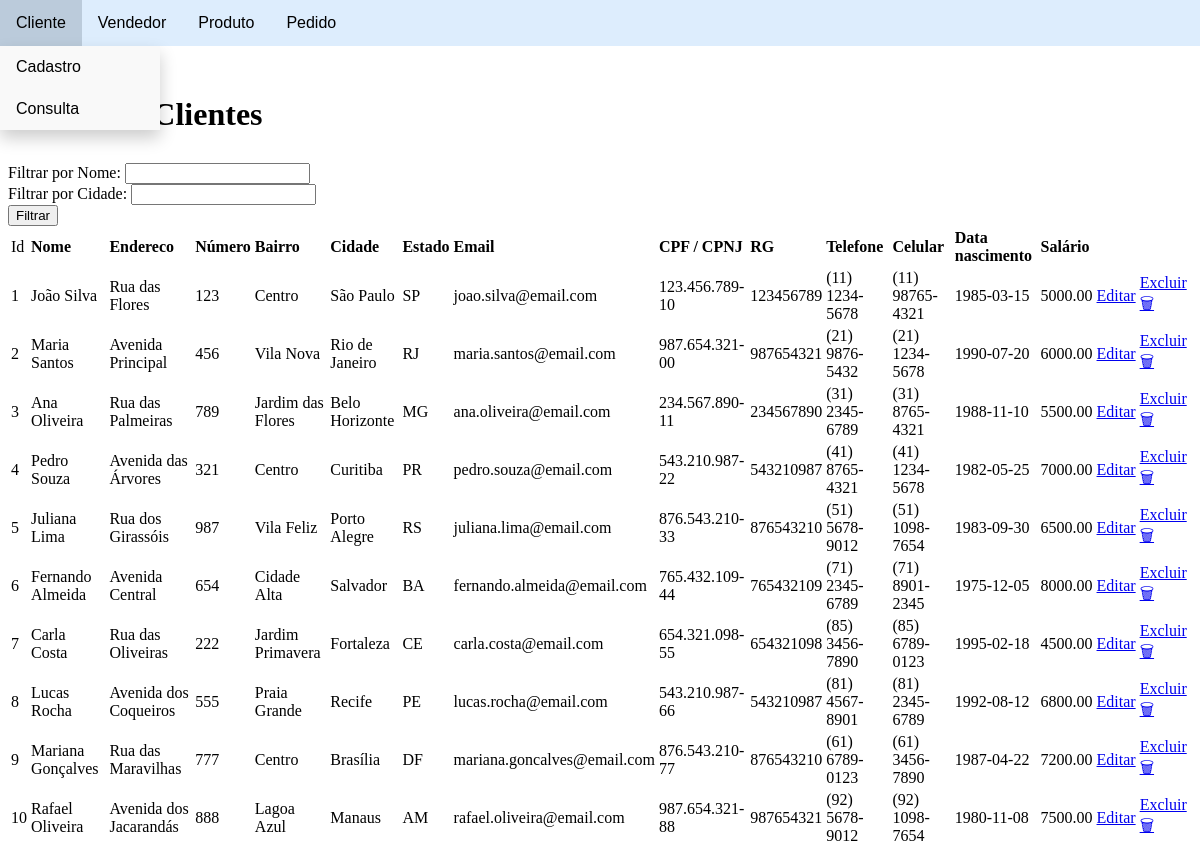
/cliente/consultarCliente.php, run on the app's committed database.
### tables this page shows
CREATE TABLE tb_cliente(
    id INTEGER AUTO_INCREMENT PRIMARY KEY,
    nome VARCHAR(100),
    endereco VARCHAR(100),
    numero VARCHAR(10),
    bairro VARCHAR(100),
    cidade VARCHAR(100),
    estado CHAR(2),
    email VARCHAR(100),
    cpf_cnpj VARCHAR(14),
    rg VARCHAR(9),
    telefone VARCHAR(15),
    celular VARCHAR(15),
    data_nasc DATE,
    salario NUMERIC(12,2)
) engine INNODB;

### cliente/consultarCliente.php (the view, shortened to what this page needs)
<!DOCTYPE html>
<html lang="pt-BR">
<head>
</head>
<body>
    <h1>Consultar Clientes</h1>
    <?php include('../navbar.php') ?>
    <form>
        <label>Filtrar por Nome:</label>
        <input type="text" id="filtro_nome" name="filtro_nome"><br>
        <label>Filtrar por Cidade:</label>
        <input type="text" id="filtro_cidade" name="filtro_cidade"><br>
        <button type="submit">Filtrar</button>
    </form>
    <table>
        <?php
            include('../conexao.php');
            $query = "SELECT * FROM tb_cliente";
            $query .= " ORDER BY id";
            $resu = mysqli_query($con,$query) or die(mysqli_connect_error());
            echo "<tr>";
            echo "<td>Id</td>    ";
            echo "<td> <b> Nome </b></td>";
            echo "<td> <b> Endereco </b></td>";
            echo "<td> <b> Número </b></td>";
            echo "<td> <b> Bairro </b></td>";
            echo "<td> <b> Cidade </b></td>";
            echo "<td> <b> Estado </b></td>";
            echo "<td> <b> Email </b></td>";
            echo "<td> <b> CPF / CPNJ </b></td>";
            echo "<td> <b> RG </b></td>";
            echo "<td> <b> Telefone </b></td>";
            echo "<td> <b> Celular </b></td>";
            echo "<td> <b> Data nascimento </b></td>";
            echo "<td> <b> Salário </b></td>";
            echo "</tr>";
            while ($reg = mysqli_fetch_array($resu)) {
                echo "<tr class='linha'><td class='id'>".$reg['id']."</td>";
                echo "<td class='nome'>".$reg['nome']."</td>";
                echo "<td class='endereco'>".$reg['endereco']."</td>";
                echo "<td class='numero'>".$reg['numero']."</td>";
                echo "<td class='bairro'>".$reg['bairro']."</td>";
                echo "<td class='cidade'>".$reg['cidade']."</td>";
                echo "<td class='estado'>".$reg['estado']."</td>";
                echo "<td class='email'>".$reg['email']."</td>";
                echo "<td class='cpf_cnpj'>".$reg['cpf_cnpj']."</td>";
                echo "<td class='rg'>".$reg['rg']."</td>";
                echo "<td class='telefone'>".$reg['telefone']."</td>";
                echo "<td class='celular'>".$reg['celular']."</td>";
                echo "<td class='data_nasc'>".$reg['data_nasc']."</td>";
                echo "<td class='salario'>".$reg['salario']."</td>";
                echo "<td class='editar'><a href='atualizarCliente.php?id=".$reg['id']."' class='txtEditEditar'>Editar</a></td>";
                echo "<td class='excluir'><a href='excluirCliente.php?id=".$reg['id']."' class='txtEditExcluir'>Excluir 🗑</a></td></tr>";
            }
        ?>
    </table>
</body>
</html>

### navbar.php (shortened to what this page needs)
<?php
    echo
        "<div class='box'></div>
        <div class='wrapper'>
            <ul>
                <li class='dropdown'>
                    <a href='javascript:void(0)' class='dropbtn'>Cliente</a>
                    <div class='dropdown-content'>
                        <a href='../cliente/cadastrarCliente.php'>Cadastro</a>
                        <a href='../cliente/consultarCliente.php'>Consulta</a>
                    </div>
                </li>
                <li class='dropdown'>
                    <a href='javascript:void(0)' class='dropbtn'>Vendedor</a>
                    <div class='dropdown-content'>
                        <a href='../vendedor/cadastrarVendedor.php'>Cadastro</a>
                        <a href='../vendedor/consultarVendedor.php'>Consulta</a>
                    </div>
                </li>
                <li class='dropdown'>
                    <a href='javascript:void(0)' class='dropbtn'>Produto</a>
                    <div class='dropdown-content'>
                        <a href='../produto/cadastrarProduto.php'>Cadastro</a>
                        <a href='../produto/consultarProduto.php'>Consulta</a>
                    </div>
                </li>
                <li class='dropdown'>
                    <a href='javascript:void(0)' class='dropbtn'>Pedido</a>
                    <div class='dropdown-content'>
                        <a href='../pedido/cadastrarPedidov2.php'>Cadastro</a>
                        <a href='../pedido/consultarPedido.php'>Consulta</a>
                    </div>
                </li>
            </ul></div>";
?>

### navbar.php (style rules this page uses)
ul { list-style-type: none; margin: 0; padding: 0; overflow: hidden; background-color: #ddedfd; }
li { float: left; }
li a, .dropbtn { display: inline-block; color: black; font-family: Verdana, Geneva, Tahoma, sans-serif; text-align: center; padding: 14px 16px; text-decoration: none; }
li.dropdown { display: inline-block; }
.dropdown-content { display: none; position: absolute; background-color: #f9f9f9; min-width: 160px; box-shadow: 0px 8px 16px 0px rgba(0,0,0,0.2); z-index: 1; }
.dropdown-content a { color: black; padding: 12px 16px; text-decoration: none; display: block; text-align: left; }
.wrapper { position: fixed; top:0; left:0; width:100%; }
.box { height: 30px; }
h1 { margin:3em 0 0 0; }

### data on the page
tb_cliente: id "1", nome "João Silva", endereco "Rua das Flores", numero "123", bairro "Centro", cidade "São Paulo", estado "SP", email "joao.silva@email.com", cpf_cnpj "123.456.789-10", rg "123456789", telefone "(11) 1234-5678", celular "(11) 98765-4321", data_nasc "1985-03-15", salario "5000.00"
tb_cliente: id "2", nome "Maria Santos", endereco "Avenida Principal", numero "456", bairro "Vila Nova", cidade "Rio de Janeiro", estado "RJ", email "maria.santos@email.com", cpf_cnpj "987.654.321-00", rg "987654321", telefone "(21) 9876-5432", celular "(21) 1234-5678", data_nasc "1990-07-20", salario "6000.00"
tb_cliente: id "3", nome "Ana Oliveira", endereco "Rua das Palmeiras", numero "789", bairro "Jardim das Flores", cidade "Belo Horizonte", estado "MG", email "ana.oliveira@email.com", cpf_cnpj "234.567.890-11", rg "234567890", telefone "(31) 2345-6789", celular "(31) 8765-4321", data_nasc "1988-11-10", salario "5500.00"
tb_cliente: id "4", nome "Pedro Souza", endereco "Avenida das Árvores", numero "321", bairro "Centro", cidade "Curitiba", estado "PR", email "pedro.souza@email.com", cpf_cnpj "543.210.987-22", rg "543210987", telefone "(41) 8765-4321", celular "(41) 1234-5678", data_nasc "1982-05-25", salario "7000.00"
tb_cliente: id "5", nome "Juliana Lima", endereco "Rua dos Girassóis", numero "987", bairro "Vila Feliz", cidade "Porto Alegre", estado "RS", email "juliana.lima@email.com", cpf_cnpj "876.543.210-33", rg "876543210", telefone "(51) 5678-9012", celular "(51) 1098-7654", data_nasc "1983-09-30", salario "6500.00"
tb_cliente: id "6", nome "Fernando Almeida", endereco "Avenida Central", numero "654", bairro "Cidade Alta", cidade "Salvador", estado "BA", email "fernando.almeida@email.com", cpf_cnpj "765.432.109-44", rg "765432109", telefone "(71) 2345-6789", celular "(71) 8901-2345", data_nasc "1975-12-05", salario "8000.00"
tb_cliente: id "7", nome "Carla Costa", endereco "Rua das Oliveiras", numero "222", bairro "Jardim Primavera", cidade "Fortaleza", estado "CE", email "carla.costa@email.com", cpf_cnpj "654.321.098-55", rg "654321098", telefone "(85) 3456-7890", celular "(85) 6789-0123", data_nasc "1995-02-18", salario "4500.00"
tb_cliente: id "8", nome "Lucas Rocha", endereco "Avenida dos Coqueiros", numero "555", bairro "Praia Grande", cidade "Recife", estado "PE", email "lucas.rocha@email.com", cpf_cnpj "543.210.987-66", rg "543210987", telefone "(81) 4567-8901", celular "(81) 2345-6789", data_nasc "1992-08-12", salario "6800.00"
tb_cliente: id "9", nome "Mariana Gonçalves", endereco "Rua das Maravilhas", numero "777", bairro "Centro", cidade "Brasília", estado "DF", email "mariana.goncalves@email.com", cpf_cnpj "876.543.210-77", rg "876543210", telefone "(61) 6789-0123", celular "(61) 3456-7890", data_nasc "1987-04-22", salario "7200.00"
tb_cliente: id "10", nome "Rafael Oliveira", endereco "Avenida dos Jacarandás", numero "888", bairro "Lagoa Azul", cidade "Manaus", estado "AM", email "rafael.oliveira@email.com", cpf_cnpj "987.654.321-88", rg "987654321", telefone "(92) 5678-9012", celular "(92) 1098-7654", data_nasc "1980-11-08", salario "7500.00"
